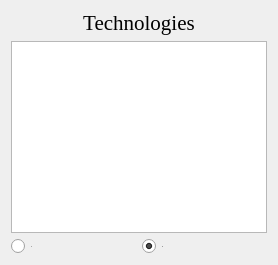
             <widget class="QWidget" name="page_technologies">
              <layout class="QVBoxLayout" name="verticalLayout_16">
               <item>
                <widget class="QLabel" name="label_technologies">
                 <property name="font">
                  <font>
                   <family>Times New Roman</family>
                   <pointsize>16</pointsize>
                  </font>
                 </property>
                 <property name="text">
                  <string>Technologies</string>
                 </property>
                 <property name="alignment">
                  <set>Qt::AlignCenter</set>
                 </property>
                </widget>
               </item>
               <item>
                <widget class="QPlainTextEdit" name="plainTextEdit_technologies">
                 <property name="font">
                  <font>
                   <pointsize>14</pointsize>
                  </font>
                 </property>
                 <property name="readOnly">
                  <bool>true</bool>
                 </property>
                 <property name="plainText">
                  <string/>
                 </property>
                </widget>
               </item>
               <item>
                <layout class="QHBoxLayout" name="horizontalLayout_11">
                 <item>
                  <widget class="QRadioButton" name="radbut_ru3">
                   <property name="font">
                    <font>
                     <pointsize>-1</pointsize>
                    </font>
                   </property>
                   <property name="text">
                    <string>ru</string>
                   </property>
                  </widget>
                 </item>
                 <item>
                  <widget class="QRadioButton" name="radbut_en3">
                   <property name="font">
                    <font>
                     <pointsize>-1</pointsize>
                    </font>
                   </property>
                   <property name="text">
                    <string>en</string>
                   </property>
                   <property name="checked">
                    <bool>true</bool>
                   </property>
                  </widget>
                 </item>
                </layout>
               </item>
              </layout>
             </widget>
